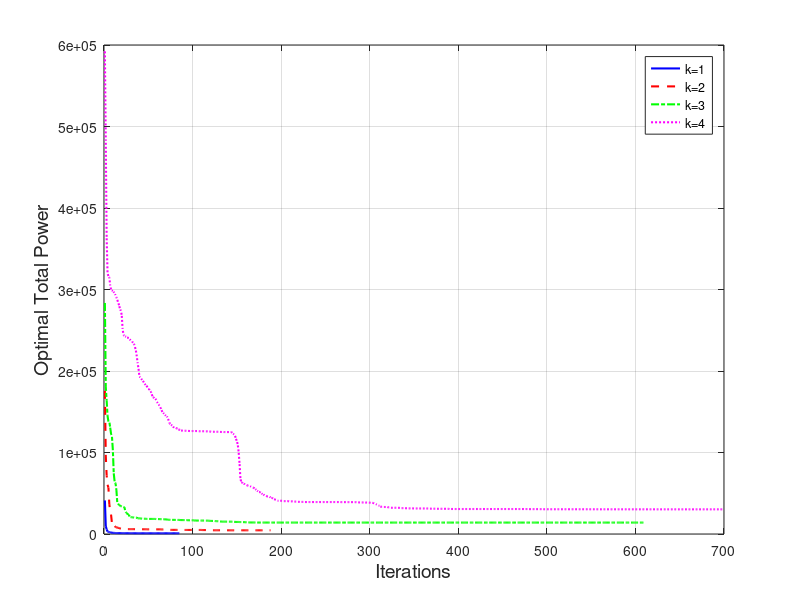

Here is the MATLAB script that generated this plot:
clc; clear;

% Set graphics display parameters
set(0, 'DefaultAxesFontSize', 10);
set(0, 'DefaultTextFontSize', 12);

time = [21.657409, 134.45592, 102.82306, 92.32139];

% Load the first file and rename the record variable to record1
data1 = load('PSO1_record.mat');
record1 = data1.record;  % If the original program saved as record, use data1.record here

data2 = load('PSO2_record.mat');
record2 = data2.record;

data3 = load('PSO3_record.mat');
record3 = data3.record;

data4 = load('PSO4_record.mat');
record4 = data4.record;

% % Find the maximum length for unifying the x-axis
% max_len = max([length(record1), length(record2), length(record3), length(record4)]);
% 
% % Create figure
% figure('Position', [100, 100, 1200, 800]);
% 
% % (a) k=1 
% subplot(2, 2, 1);
% plot(record1, 'b-', 'LineWidth', 2);
% xlabel('Iterations', 'FontSize', 16);
% ylabel('Optimal Total Power', 'FontSize', 16);
% title('(a) k=1', 'FontSize', 16, 'FontWeight', 'bold');
% grid on;
% 
% % Add annotation for final value
% final_value1 = record1(end);
% text(length(record1)*0.45, max(record1)*0.8, sprintf('Final Power: %.2e', final_value1), ...
%     'FontSize', 16, 'BackgroundColor', 'white');
% text(length(record1)*0.45, max(record1)*0.65, sprintf('runtime: %.2f S', time(1)), ...
%     'FontSize', 16, 'BackgroundColor', 'white');
% 
% % (b) k=2 
% subplot(2, 2, 2);
% plot(record2, 'r-', 'LineWidth', 2);
% xlabel('Iterations', 'FontSize', 16);
% ylabel('Optimal Total Power', 'FontSize', 16);
% title('(b) k=2', 'FontSize', 16, 'FontWeight', 'bold');
% grid on;
% 
% % Add annotation for final value
% final_value2 = record2(end);
% text(length(record2)*0.45, max(record2)*0.8, sprintf('Final Power: %.2e', final_value2), ...
%     'FontSize', 16, 'BackgroundColor', 'white');
% text(length(record2)*0.45, max(record2)*0.65, sprintf('runtime: %.2f S', time(2)), ...
%     'FontSize', 16, 'BackgroundColor', 'white');
% 
% % (c) k=3 
% subplot(2, 2, 3);
% plot(record3, 'g-', 'LineWidth', 2);
% xlabel('Iterations', 'FontSize', 16);
% ylabel('Optimal Total Power', 'FontSize', 16);
% title('(c) k=3', 'FontSize', 16, 'FontWeight', 'bold');
% grid on;
% 
% % Add annotation for final value
% final_value3 = record3(end);
% text(length(record3)*0.45, max(record3)*0.8, sprintf('Final Power: %.2e', final_value3), ...
%     'FontSize', 16, 'BackgroundColor', 'white');
% text(length(record3)*0.45, max(record3)*0.65, sprintf('runtime: %.2f S', time(3)), ...
%     'FontSize', 16, 'BackgroundColor', 'white');
% 
% % (d) k=4 
% subplot(2, 2, 4);
% plot(record4, 'm-', 'LineWidth', 2);
% xlabel('Iterations', 'FontSize', 16);
% ylabel('Optimal Total Power', 'FontSize', 16);
% title('(d) k=4', 'FontSize', 16, 'FontWeight', 'bold');
% grid on;
% 
% % Add annotation for final value
% final_value4 = record4(end);
% text(length(record4)*0.45, max(record4)*0.8, sprintf('Final Power: %.2e', final_value4), ...
%     'FontSize', 16, 'BackgroundColor', 'white');
% text(length(record4)*0.45, max(record4)*0.65, sprintf('runtime: %.2f S', time(4)), ...
%     'FontSize', 16, 'BackgroundColor', 'white');
% 
% % Add overall title
% % sgtitle('Comparison of PSO Optimization Performance under Different Fusion Rules', 'FontSize', 14, 'FontWeight', 'bold');
% 
% % Adjust subplot spacing
% h = gcf;
% set(h, 'PaperPositionMode', 'auto');
% 
% % Save figure
% print('PSO1234.jpg', '-dpng', '-r300');
% fprintf('Figure saved as PSO1234.jpg\n');


figure;
plot(1:length(record1), record1, 'b-', 'LineWidth', 1.5, 'DisplayName', 'k=1');
hold on;
plot(1:length(record2), record2, 'r--', 'LineWidth', 1.5, 'DisplayName', 'k=2');
plot(1:length(record3), record3, 'g-.', 'LineWidth', 1.5, 'DisplayName', 'k=3');
plot(1:length(record4), record4, 'm:', 'LineWidth', 1.5, 'DisplayName', 'k=4');
hold off;

% xlim([0, 2500]);

xlabel('Iterations', 'FontSize', 14);
ylabel('Optimal Total Power', 'FontSize', 14);
% text(length(record4)*0.3, max(record4)*0.8, sprintf('Final Power: %.2e', final_value4), ...
%     'FontSize', 12, 'BackgroundColor', 'white');
% text(length(record4)*0.3, max(record4)*0.7, sprintf('runtime: %.2f S', time(4)), ...
%     'FontSize', 12, 'BackgroundColor', 'white');
legend('show');
grid on;
print('PSO1234.jpg', '-dpng', '-r300');
fprintf('Figure saved as PSO1234.jpg\n');
